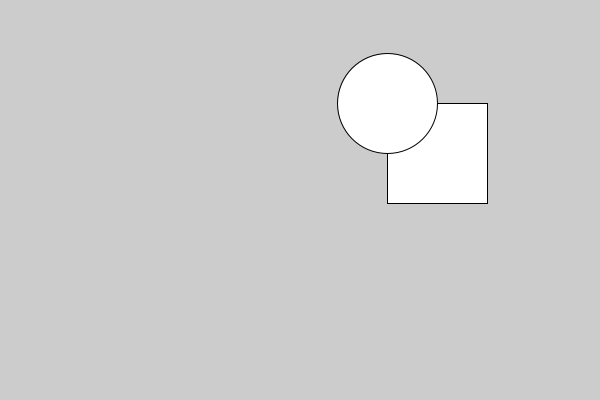
Frame 1 (no input)
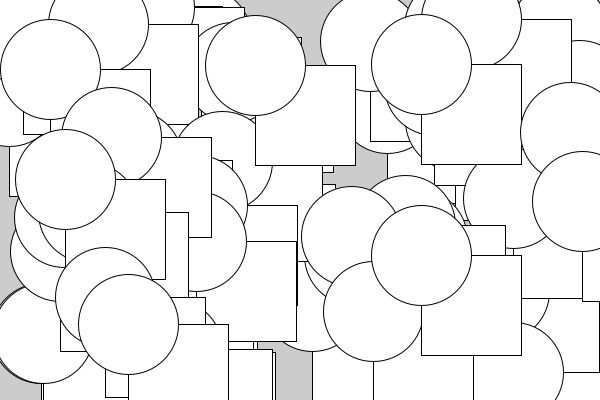
Frame 60 (the mouse pressed at the canvas centre just before this capture)
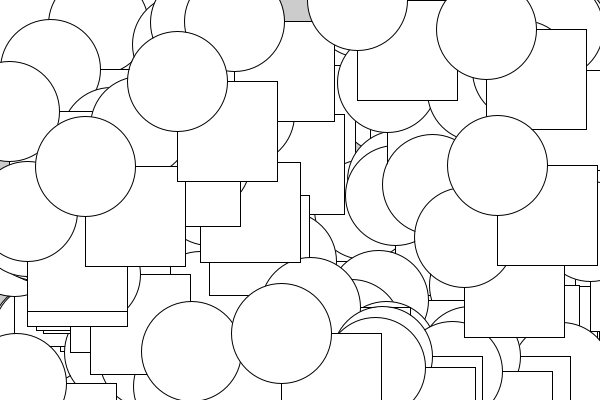
Frame 120 (the mouse held since frame 60 and released just before this capture)

The Processing sketch that drew these frames (run headless with seeded random() and noise(); from frame 60 on, the mouse is pressed at the canvas centre):

// Processing sketch: Opgave_4
// ── Opgave_4.pde
// initiering af variablen f
Firkant f;

void setup() {
  size (600, 400);
}

void draw() {
  // initiering af objektet f
  f = new Firkant();
  // kald metoden generate som laver en tilfældig x og y pos
  
  // tegner firkanten på canvas
  f.drawFirkant();
  f.drawCircle();
}


class Firkant {
  // klassens attributter/ tilstand
  float x, y;

  //konstroktøren
  Firkant() {
    generate();
  }

  // klassens metoder
  
  // find to tilfældige værdier inden for canvas størrelsen
  void generate() {
    this.x = random(600);
    this.y = random(400);
  }
  
  // tegn firkant på canvas
  void drawFirkant() {
    square(x, y, 100);
  }
    void drawCircle() {
    circle(x, y, 100);
  }
}
